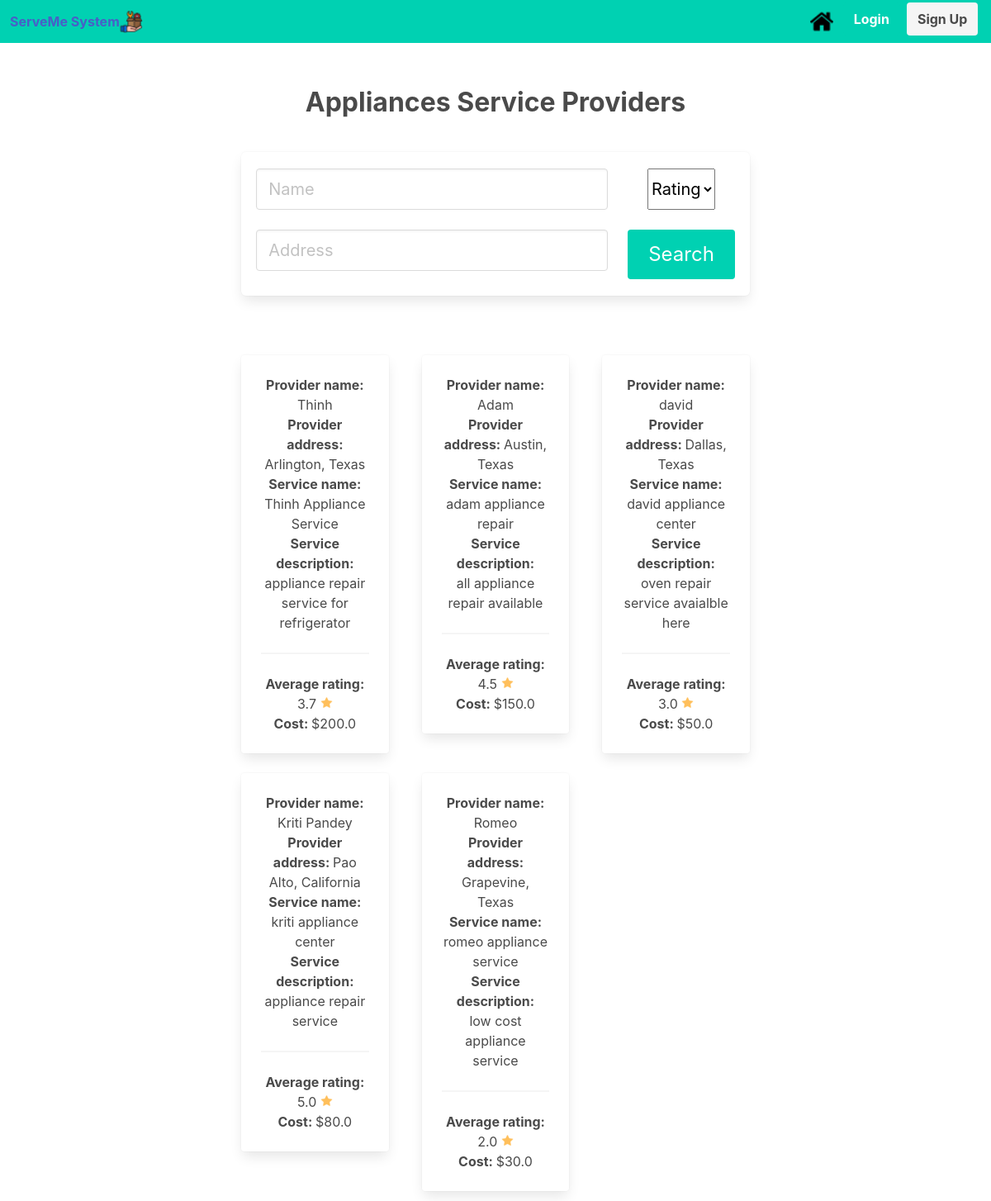
/services?service=Appliances, run on the app's committed database.
### serveme/models.py (models this page shows, shortened)
class Provider (db.Model):
    provider_id     = db.Column(db.Integer, primary_key=True)
    userID          = db.Column(db.Integer, db.ForeignKey('user.userID'), nullable=False)
    provider_name   = db.Column(db.String(50), nullable=False)
    rating_avg      = db.Column(db.Float)
    phone_number    = db.Column(db.String(10), nullable=False)
    address         = db.Column(db.String(25), nullable=False)
    email           = db.Column(db.String(20), nullable=False)
    ssn             = db.Column(db.String(9), nullable=False)
    services        = db.relationship('Service', backref='service_provider', lazy=True)

class Service (db.Model):
    provider_id     = db.Column(db.Integer, db.ForeignKey('provider.provider_id'), nullable=False)
    service_id      = db.Column(db.Integer, nullable=False, primary_key=True)
    rating_avg      = db.Column(db.Float(precision=2), nullable=False)
    service_name    = db.Column(db.String(20), nullable=False)
    cost            = db.Column(db.Float(precision=2), nullable=False)
    description     = db.Column(db.String(255), nullable=False)
    category        = db.Column(db.String(20), nullable=False)
    def __repr__(self):
        return f'{self.provider_id}-{self.service_id}-{self.rating_avg}-{self.service_name} - {self.cost} - {self.description} - {self.category} '

### serveme/serviceController.py (the view, shortened to what this page needs)
@serviceController.route('/services')
def services():
    result = "no data found"
    service= request.args.get('service');
    name = request.args.get('name')
    address = request.args.get('address')
    stars = request.args.get('stars')
    providers = None
    result = None
    providers = Provider.query.all()
    if name and not address and not stars:
        providers = Provider.query.filter(Provider.provider_name.like("%"+name+"%")).all()
    elif address and not name and not stars:
        providers = Provider.query.filter(Provider.address.like("%"+address+"%")).all()
    elif stars and not name and not address:
        providers = Provider.query.filter(Provider.rating_avg >= stars).all()
    elif name and address and not stars:
        providers1 = Provider.query.filter(Provider.provider_name.like("%"+name+"%")).all()
        providers2 = Provider.query.filter(Provider.address.like("%"+address+"%")).all()
        providers = [provider for provider in providers1 if provider in providers2]
    elif name and stars and not address:
        providers1 = Provider.query.filter(Provider.provider_name.like("%"+name+"%")).all()
        providers2 = Provider.query.filter(Provider.rating_avg >= stars).all()
        providers = [provider for provider in providers1 if provider in providers2]
    elif stars and address and not name:
        providers1 = Provider.query.filter(Provider.address.like("%"+address+"%")).all()
        providers2 = Provider.query.filter(Provider.rating_avg >= stars).all()
        providers = [provider for provider in providers1 if provider in providers2]
    if service=='Appliances':
        result = Service.query.filter_by(category="Appliances").all()
    elif service=='Electrical':
        result = Service.query.filter_by(category="Electrical").all()
    elif service=='Plumbing':
        result = Service.query.filter_by(category="Plumbing").all()
    elif service=='Cleaning':
        result = Service.query.filter_by(category="Cleaning").all()
    elif service=='Tutoring':
        result = Service.query.filter_by(category="Tutoring").all()
    elif service=='Moving':
        result = Service.query.filter_by(category="Moving").all()
    elif service=='Computer':
        result = Service.query.filter_by(category="Computer").all()
    elif service=='Painting':
        result = Service.query.filter_by(category="Painting").all()
    elif service=='Pest Control':
        result = Service.query.filter_by(category="Pest Control").all()
    return render_template('services.html', result=result, providers = providers, service = service)

### serveme/templates/services.html (shortened to what this page needs)
{% extends "base.html" %}
{% block content %}
<br>
<br>
<div class="is-size-3">
<b> {{service}} Service Providers</b>
</div>
<div class="column is-8 is-offset-2">
	<div class="box">
	    <form method="POST", action="{{url_for('searchController.searching_post', service = service)}}">
            <div class="field">
                <div class="columns is-centered">
		<div class="column is-three-quarters">
                    <input class="input is-medium" type="text" id="fname" name="name" size="20" placeholder="Name">
                    <br>
		    <br>
		    <input class="input is-medium" type="text" id="fname" name="address" size="20" placeholder="Address">
                </div>
		<div class="column">
		<select class ="select is-medium is-info" name = "stars" id="stars">
                        <option value="" disabled selected>Rating</option>
                    </select>
                    <br>
                    <br>
                    <button class="button is-large is-primary">Search</button>
            </div>
        </form>
	</div>
</div>
</div>
<br>
<br>
    <div class="columns  is-multiline is-variable is-5">
{% for service in result %}
 {% for provider in providers %}
  {%if provider.provider_id == service.provider_id%}
  <div class="column is-3-tablet is-4-desktop">
    <a href="{{ url_for('providerController.providers', provider_id=service.provider_id ,service_id=service.service_id) }}">
        <div class="card">
            <div class="card-content">
                <b>Provider name: </b>
                {{provider.provider_name}}
                <br>
                <b>Provider address: </b>
                {{provider.address}}
                <br>
                <b>Service name: </b>
                {{service.service_name}}
                <br>
                <b>Service description: </b>
                <br>
                {{service.description}}
            <hr>
            <b>Average rating: </b>{{provider.rating_avg}}
            <img src="{{url_for('static', filename='star.png')}}" alt="placeholder" >
           <br>
            <b>Cost: </b>${{service.cost}}
            </div>
        </div>
    </a>
    </div>
    {%endif%}
    {% endfor %}
{% endfor %}
{% endblock %}

### data on the page
Service: service_name "Thinh Appliance Service", description "appliance repair service for refrigerator", cost "200.0"
Provider: provider_name "Thinh", address "Arlington, Texas", rating_avg "3.7"
Service: service_name "adam appliance repair", description "all appliance repair available", cost "150.0"
Provider: provider_name "Adam", address "Austin, Texas", rating_avg "4.5"
Service: service_name "david appliance center", description "oven repair service avaialble here", cost "50.0"
Provider: provider_name "david", address "Dallas, Texas", rating_avg "3.0"
Service: service_name "kriti appliance center", description "appliance repair service", cost "80.0"
Provider: provider_name "Kriti Pandey", address "Pao Alto, California", rating_avg "5.0"
Service: service_name "romeo appliance service", description "low cost appliance service", cost "30.0"
Provider: provider_name "Romeo", address "Grapevine, Texas", rating_avg "2.0"

### other printed values
{{ service }} "Appliances"
